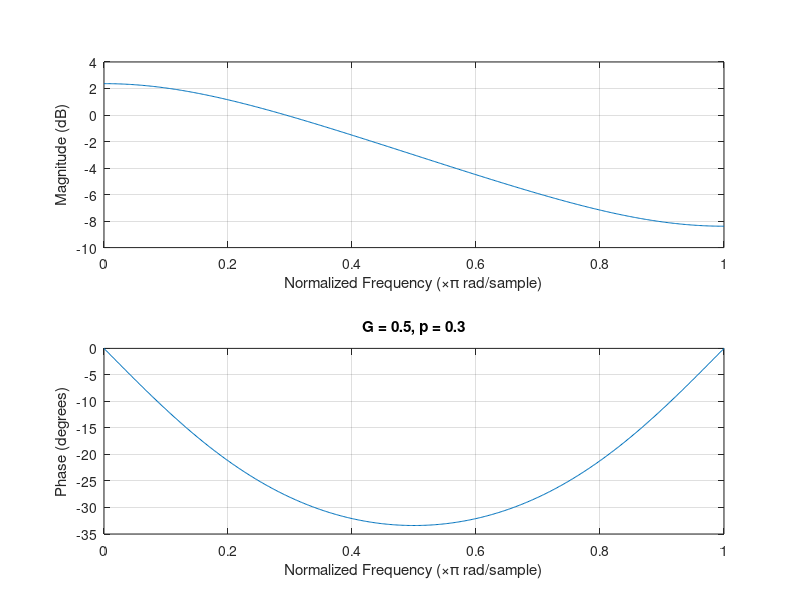
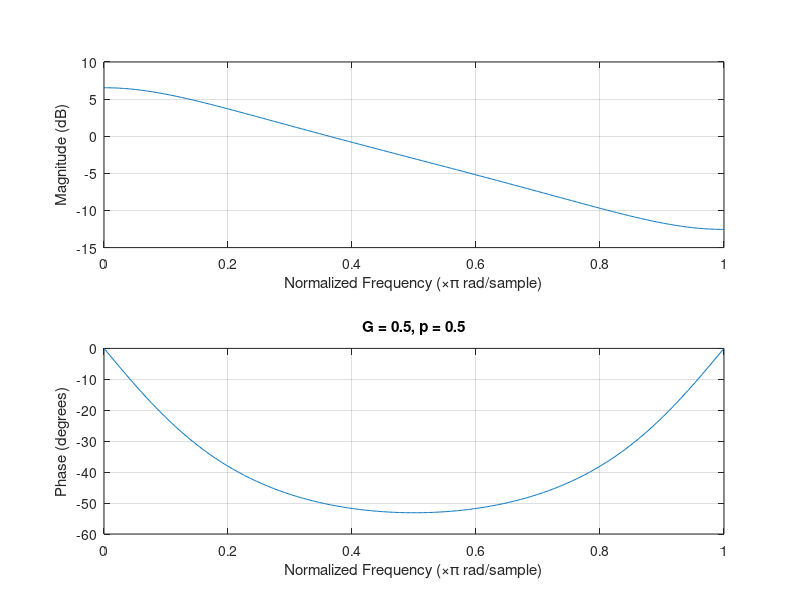
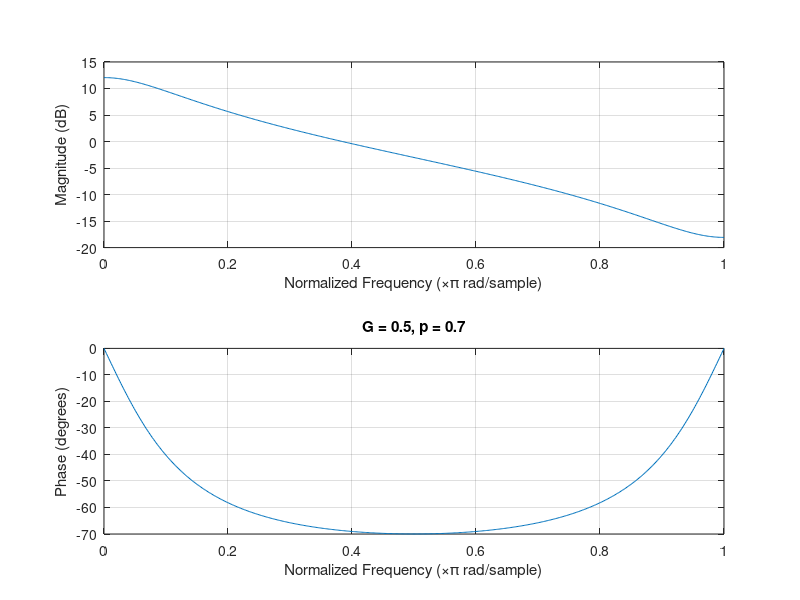
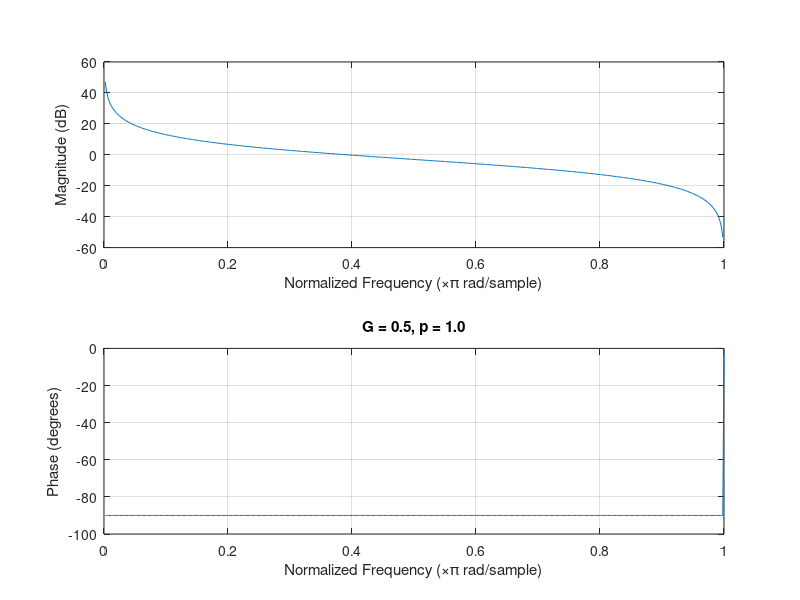

Source code (MATLAB) for these figures, in order:
%% %%Parametric Equalisers%% %%

clear all
close all
clc

%% First Order Low-Frequency Shelving Filter
% Q5
G = 0.5;
p = [0.3 0.5 0.7 1];
for i =1:4
    num = sqrt(G) * [1 p(i)];
    den = [1 -p(i)];
    figure(i)
    freqz(num,den);
    title(sprintf('G = %.1f, p = %.1f', G, p(i)))
end


%% Spectral Transformations
% Q11
fs = 48000;
fc = 1000;
GdB = [12 -12 8 -8 4 -4];
G = 10.^(GdB/20);
wc = 2*pi*fc/fs;
t = tan(wc/2);
for i =1:6
    num = [G(i)*t+sqrt(G(i)) G(i)*t-sqrt(G(i))];
    den = [t+sqrt(G(i)) t-sqrt(G(i))];
    [h,w] = freqz(num,den,fs);
    figure(i+4)
    plot(w/2/pi*fs/1000,20*log10(abs(h)));
    title(sprintf('G = %d dB', GdB(i)))
    grid on
    xlabel('f / kHz')
    ylabel('A / dB')
end